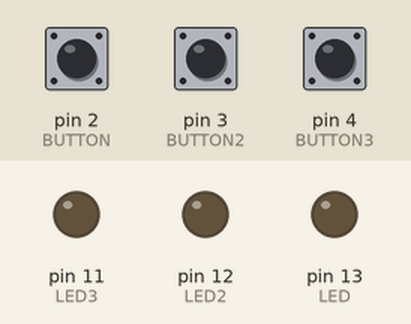
Simulated run of this sketch. Board: Arduino Uno, built with avr-gcc and run on an emulated ATmega328P. On the bench: output pins drawn as LEDs (lit = HIGH). Inputs (shaded band) come from the test bench; at power-on: pin 2 (BUTTON) LOW, pin 3 (BUTTON2) LOW, pin 4 (BUTTON3) LOW.

Above: at 1.2 s.
1.3 s: pin 2 (BUTTON) pulled HIGH for 0.15 s
At 1.37 s:
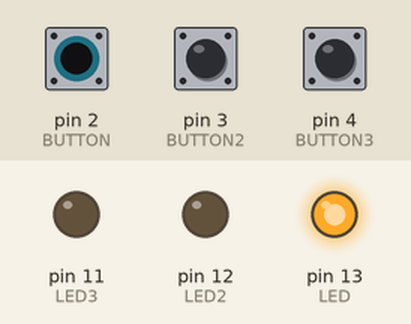
2.9 s: pin 3 (BUTTON2) pulled HIGH for 0.15 s
At 2.97 s:
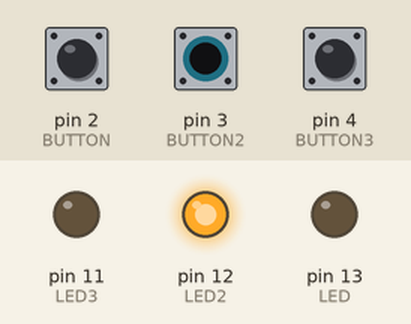
4.5 s: pin 4 (BUTTON3) pulled HIGH for 0.15 s
At 4.57 s:
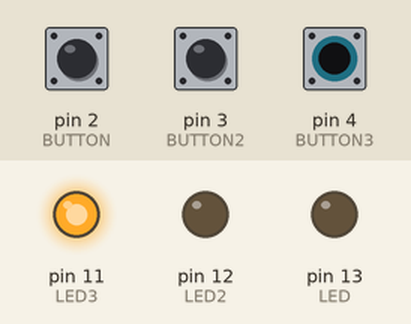
6.1 s: pin 4 (BUTTON3) pulled HIGH for 3.2 s
At 10.5 s:
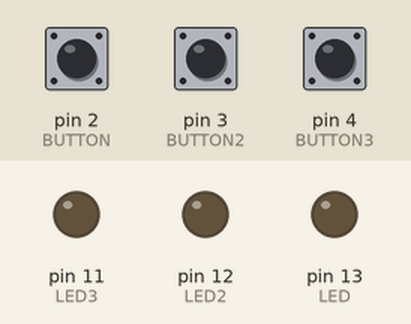
10.8 s: pin 2 (BUTTON) pulled HIGH for 3.2 s
At 11.8 s:
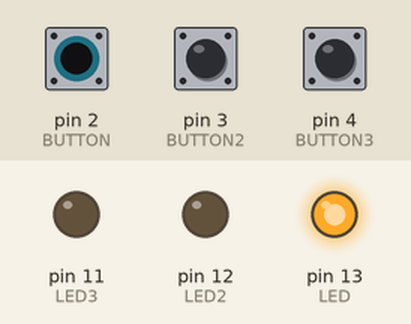
15.5 s: pin 2 (BUTTON) driven HIGH and pin 3 (BUTTON2) driven HIGH
At 16.6 s:
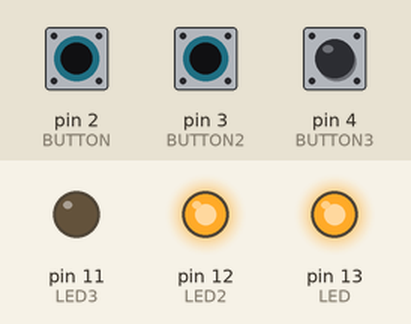
Timing chart, 0 to 18.0 s (numbered marks = the images above; inputs shaded):
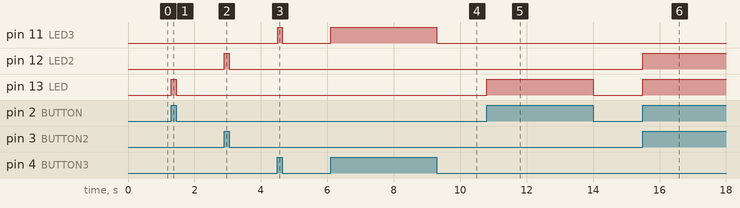

The sketch:

LampPoc2.ino
```cpp
int LED = 13;
int LED2 = 12;
int LED3 = 11;

int BUTTON = 2;
int BUTTON2 = 3;
int BUTTON3 = 4;

void setup(){

pinMode(LED,OUTPUT);

pinMode(BUTTON,INPUT);

pinMode(LED2,OUTPUT);

pinMode(BUTTON2,INPUT);

pinMode(LED3,OUTPUT);

pinMode(BUTTON3,INPUT);
}

void loop(){

if(digitalRead(BUTTON) == HIGH){

digitalWrite(LED,1);

}else{

digitalWrite(LED,0);

}
if(digitalRead(BUTTON2) == HIGH){

digitalWrite(LED2,1);

}else{

digitalWrite(LED2  ,0);

}
if(digitalRead(BUTTON3) == HIGH){

digitalWrite(LED3,1);

}else{

digitalWrite(LED3  ,0);

}

}
```

Measured:
- after the input at 1.3 s, pin 13 (LED): LOW → HIGH at once, → LOW 0.15 s later
- after the input at 2.9 s, pin 12 (LED2): LOW → HIGH at once, → LOW 0.15 s later
- after the input at 4.5 s, pin 11 (LED3): LOW → HIGH at once, → LOW 0.15 s later
- after the input at 6.1 s, pin 11 (LED3): LOW → HIGH at once, → LOW 3.2 s later
- after the input at 10.8 s, pin 13 (LED): LOW → HIGH at once, → LOW 3.2 s later
- after the input at 15.5 s, pin 12 (LED2), pin 13 (LED): LOW → HIGH at once
